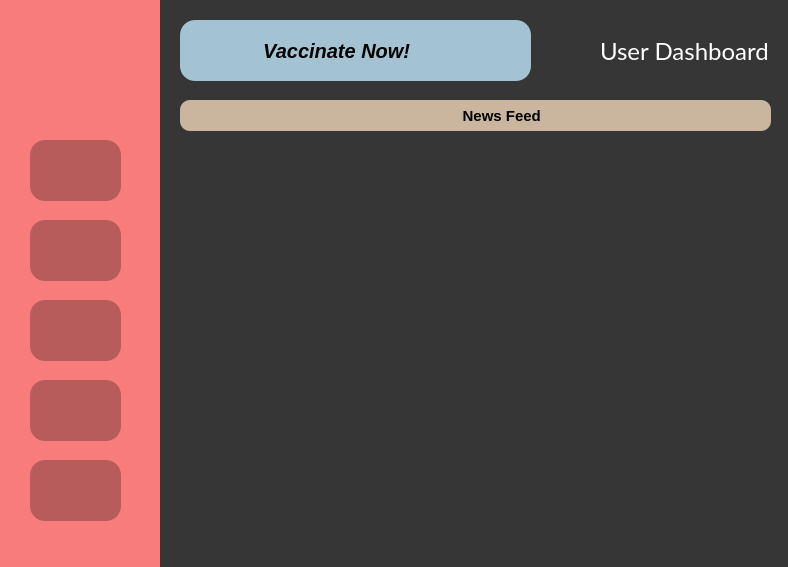
<?xml version="1.0" encoding="UTF-8"?>
<ui version="4.0">
 <class>UserDashboardWindow</class>
 <widget class="QMainWindow" name="UserDashboardWindow">
  <property name="geometry">
   <rect>
    <x>0</x>
    <y>0</y>
    <width>788</width>
    <height>567</height>
   </rect>
  </property>
  <property name="windowTitle">
   <string>User Dashboard</string>
  </property>
  <property name="windowIcon">
   <iconset resource="resource.qrc">
    <normaloff>:/icons/icons/user.png</normaloff>:/icons/icons/user.png</iconset>
  </property>
  <widget class="QWidget" name="centralwidget">
   <widget class="QLabel" name="label">
    <property name="geometry">
     <rect>
      <x>0</x>
      <y>0</y>
      <width>171</width>
      <height>571</height>
     </rect>
    </property>
    <property name="styleSheet">
     <string notr="true">background-color:rgb(249, 124, 124);</string>
    </property>
    <property name="text">
     <string/>
    </property>
   </widget>
   <widget class="QLabel" name="label_2">
    <property name="geometry">
     <rect>
      <x>160</x>
      <y>0</y>
      <width>631</width>
      <height>571</height>
     </rect>
    </property>
    <property name="styleSheet">
     <string notr="true">background-color: rgb(54, 54, 54);</string>
    </property>
    <property name="text">
     <string/>
    </property>
   </widget>
   <widget class="QLabel" name="label_3">
    <property name="geometry">
     <rect>
      <x>600</x>
      <y>30</y>
      <width>171</width>
      <height>41</height>
     </rect>
    </property>
    <property name="font">
     <font>
      <family>Lato</family>
      <pointsize>18</pointsize>
     </font>
    </property>
    <property name="styleSheet">
     <string notr="true">color:rgb(255, 255, 255);</string>
    </property>
    <property name="text">
     <string>User Dashboard</string>
    </property>
   </widget>
   <widget class="QLabel" name="label_4">
    <property name="geometry">
     <rect>
      <x>530</x>
      <y>20</y>
      <width>81</width>
      <height>51</height>
     </rect>
    </property>
    <property name="styleSheet">
     <string notr="true">image: url(:/icons/icons/user.png)</string>
    </property>
    <property name="text">
     <string/>
    </property>
   </widget>
   <widget class="QPushButton" name="UserInfo_Button">
    <property name="geometry">
     <rect>
      <x>30</x>
      <y>140</y>
      <width>91</width>
      <height>61</height>
     </rect>
    </property>
    <property name="styleSheet">
     <string notr="true">QPushButton {
	image:url(:/icons/icons/personalinfo.png);
	background-color:rgb(184, 91, 91);
	border-color: 5px solid rgb(141, 69, 69);
	border-radius: 15px;
}

QPushButton:hover{
	background-color:rgb(217, 108, 108) ;
}

QPushButton:pressed{
	padding-left: 5px;
	padding-top: 5px;
}

</string>
    </property>
    <property name="text">
     <string/>
    </property>
   </widget>
   <widget class="QPushButton" name="HealthStatus_Button">
    <property name="geometry">
     <rect>
      <x>30</x>
      <y>220</y>
      <width>91</width>
      <height>61</height>
     </rect>
    </property>
    <property name="styleSheet">
     <string notr="true">QPushButton {
	image:url(:/icons/icons/healthstatus.png);
	background-color:rgb(184, 91, 91);
	border-color: 5px solid rgb(141, 69, 69);
	border-radius: 15px;
}

QPushButton:hover{
	background-color:rgb(217, 108, 108) ;
}

QPushButton:pressed{
	padding-left: 5px;
	padding-top: 5px;
}
</string>
    </property>
    <property name="text">
     <string/>
    </property>
   </widget>
   <widget class="QLabel" name="label_5">
    <property name="geometry">
     <rect>
      <x>30</x>
      <y>30</y>
      <width>91</width>
      <height>81</height>
     </rect>
    </property>
    <property name="styleSheet">
     <string notr="true">image: url(:/icons/icons/covidlogo.png)</string>
    </property>
    <property name="text">
     <string/>
    </property>
   </widget>
   <widget class="QPushButton" name="VaccinationArea_Button">
    <property name="geometry">
     <rect>
      <x>30</x>
      <y>300</y>
      <width>91</width>
      <height>61</height>
     </rect>
    </property>
    <property name="styleSheet">
     <string notr="true">QPushButton {
	image:url(:/icons/icons/vaccination.png);
	background-color:rgb(184, 91, 91);
	border-color: 5px solid rgb(141, 69, 69);
	border-radius: 15px;
}

QPushButton:hover{
	background-color:rgb(217, 108, 108) ;
}

QPushButton:pressed{
	padding-left: 5px;
	padding-top: 5px;
}
</string>
    </property>
    <property name="text">
     <string/>
    </property>
   </widget>
   <widget class="QPushButton" name="InfectedAreas_Button">
    <property name="geometry">
     <rect>
      <x>30</x>
      <y>380</y>
      <width>91</width>
      <height>61</height>
     </rect>
    </property>
    <property name="styleSheet">
     <string notr="true">QPushButton {
	image:url(:/icons/icons/infectedcities.png);
	background-color:rgb(184, 91, 91);
	border-color: 5px solid rgb(141, 69, 69);
	border-radius: 15px;
}

QPushButton:hover{
	background-color:rgb(217, 108, 108) ;
}

QPushButton:pressed{
	padding-left: 5px;
	padding-top: 5px;
}
</string>
    </property>
    <property name="text">
     <string/>
    </property>
   </widget>
   <widget class="QPushButton" name="Logout_Button">
    <property name="geometry">
     <rect>
      <x>30</x>
      <y>460</y>
      <width>91</width>
      <height>61</height>
     </rect>
    </property>
    <property name="styleSheet">
     <string notr="true">QPushButton {
	image:url(:/icons/icons/logout.png);
	background-color:rgb(184, 91, 91);
	border-color: 5px solid rgb(141, 69, 69);
	border-radius: 15px;
}

QPushButton:hover{
	background-color:rgb(217, 108, 108) ;
}

QPushButton:pressed{
	padding-left: 5px;
	padding-top: 5px;
}
</string>
    </property>
    <property name="text">
     <string/>
    </property>
   </widget>
   <widget class="QStackedWidget" name="stackedWidget">
    <property name="geometry">
     <rect>
      <x>180</x>
      <y>140</y>
      <width>591</width>
      <height>381</height>
     </rect>
    </property>
    <property name="currentIndex">
     <number>2</number>
    </property>
    <widget class="QWidget" name="page">
     <widget class="QLabel" name="label_6">
      <property name="geometry">
       <rect>
        <x>0</x>
        <y>0</y>
        <width>591</width>
        <height>381</height>
       </rect>
      </property>
      <property name="styleSheet">
       <string notr="true">image: url(:/stacked_images/stackedwidgets_pic/coronavirus-prevention-infographic_23-2148523347.jpg)</string>
      </property>
      <property name="text">
       <string/>
      </property>
      <property name="pixmap">
       <pixmap resource="resource.qrc">:/stackedwidgets_pic/stackedwidgets_pic/wiw2020-quote.png</pixmap>
      </property>
      <property name="scaledContents">
       <bool>true</bool>
      </property>
     </widget>
    </widget>
    <widget class="QWidget" name="page_2">
     <widget class="QLabel" name="label_7">
      <property name="geometry">
       <rect>
        <x>0</x>
        <y>0</y>
        <width>591</width>
        <height>381</height>
       </rect>
      </property>
      <property name="text">
       <string/>
      </property>
      <property name="pixmap">
       <pixmap resource="resource.qrc">:/stackedwidgets_pic/stackedwidgets_pic/coronavirus-prevention-infographic_23-2148523347.jpg</pixmap>
      </property>
      <property name="scaledContents">
       <bool>true</bool>
      </property>
     </widget>
    </widget>
    <widget class="QWidget" name="page_3">
     <widget class="QLabel" name="label_8">
      <property name="geometry">
       <rect>
        <x>0</x>
        <y>0</y>
        <width>591</width>
        <height>381</height>
       </rect>
      </property>
      <property name="text">
       <string/>
      </property>
      <property name="pixmap">
       <pixmap resource="resource.qrc">:/stackedwidgets_pic/stackedwidgets_pic/20180705-I-quote-vaccines.png</pixmap>
      </property>
      <property name="scaledContents">
       <bool>true</bool>
      </property>
     </widget>
    </widget>
   </widget>
   <widget class="QLabel" name="label_9">
    <property name="geometry">
     <rect>
      <x>180</x>
      <y>100</y>
      <width>591</width>
      <height>31</height>
     </rect>
    </property>
    <property name="font">
     <font>
      <family>MS Shell Dlg 2</family>
      <pointsize>11</pointsize>
      <weight>75</weight>
      <bold>true</bold>
     </font>
    </property>
    <property name="styleSheet">
     <string notr="true">background-color: rgb(202, 182, 158);
border-radius: 10px;</string>
    </property>
    <property name="text">
     <string>                                                                    News Feed</string>
    </property>
   </widget>
   <widget class="QLabel" name="label_10">
    <property name="geometry">
     <rect>
      <x>180</x>
      <y>20</y>
      <width>351</width>
      <height>61</height>
     </rect>
    </property>
    <property name="font">
     <font>
      <pointsize>15</pointsize>
      <weight>75</weight>
      <italic>true</italic>
      <bold>true</bold>
     </font>
    </property>
    <property name="styleSheet">
     <string notr="true">QLabel{
	background-color: #A4C3D2;
	border-radius: 15px;
}

QLabel:hover{
	background-color: rgb(194, 231, 248);
}</string>
    </property>
    <property name="text">
     <string>               Vaccinate Now!</string>
    </property>
   </widget>
   <widget class="QLabel" name="label_11">
    <property name="geometry">
     <rect>
      <x>190</x>
      <y>30</y>
      <width>71</width>
      <height>41</height>
     </rect>
    </property>
    <property name="styleSheet">
     <string notr="true">image: url(:/icons/icons/vaccine.png)</string>
    </property>
    <property name="text">
     <string/>
    </property>
   </widget>
   <widget class="QPushButton" name="next_Button">
    <property name="geometry">
     <rect>
      <x>730</x>
      <y>530</y>
      <width>51</width>
      <height>31</height>
     </rect>
    </property>
    <property name="styleSheet">
     <string notr="true">QPushButton{
	image: url(:/icons/icons/forward-1.png);
	background-color:rgb(54, 54, 54) ;
	border-radius: 10px;
}

QPushButton:pressed{
	padding-left: 5px;
	padding top: 5px;
}</string>
    </property>
    <property name="text">
     <string/>
    </property>
   </widget>
  </widget>
 </widget>
 <resources>
  <include location="resource.qrc"/>
  <include location="rsc.qrc"/>
 </resources>
 <connections/>
</ui>
